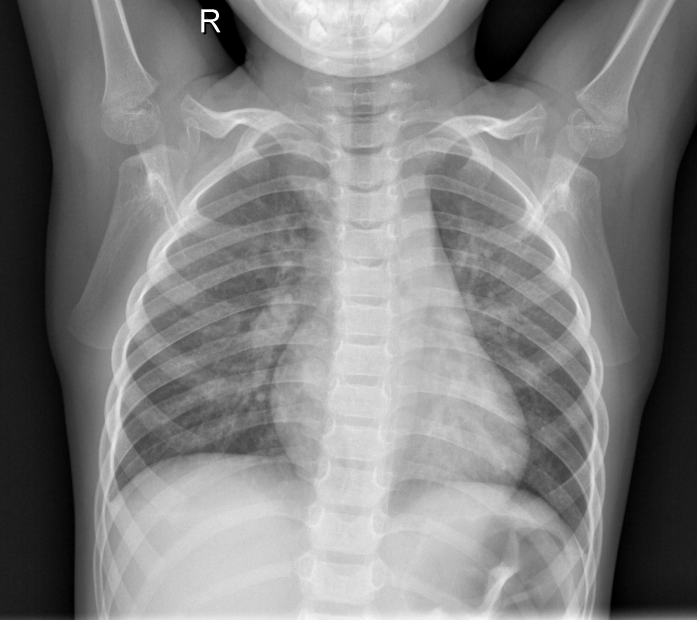
#> input picture datasets/chest_xray/train/NORMAL/IM-0115-0001.jpeg, 2090 x 1858 px, found by its file name (shown at 1/3 size); its folder holds only this picture in this run
$ jupyter execute --allow-errors chest-x-ray-eda.ipynb
#> lines starting #> are read from the running program, lines starting #| are printed output that depends on the picture; long printed decimals are rounded
[cell 1]
# This Python 3 environment comes with many helpful analytics libraries installed
# It is defined by the kaggle/python Docker image: https://github.com/kaggle/docker-python
# For example, here's several helpful packages to load

import numpy as np # linear algebra
import pandas as pd # data processing, CSV file I/O (e.g. pd.read_csv)

# Input data files are available in the read-only "../input/" directory
# For example, running this (by clicking run or pressing Shift+Enter) will list all files under the input directory

# Print first 10 file names as a sample
count = 0
max_files = 10  # Set the maximum number of files to print

#> (the rest of this cell did not finish here and is left out)

[cell 2]
import matplotlib.pyplot as plt
import seaborn as sns
import keras
from keras.models import Sequential
from keras.layers import Dense, Conv2D , MaxPool2D , Flatten , Dropout , BatchNormalization
from keras.preprocessing.image import ImageDataGenerator
from sklearn.model_selection import train_test_split
from sklearn.metrics import classification_report,confusion_matrix
from keras.callbacks import ReduceLROnPlateau
import cv2
import os

[cell 3]
data_path = '/kaggle/input/chestxraydataset/chest_xray/train'

[cell 4]
import random
train_data = []
val_data = []

for folder in os.listdir(data_path):
    folder_path = os.path.join(data_path, folder)
    file = os.listdir(folder_path)
    num_train = int(0.8 * len(file))
    files_train = random.sample(file, num_train)
    files_val = list(set(file) - set(files_train))

    for file in files_train:
        file_path = os.path.join(folder_path, file)
        img = cv2.imread(file_path)
        img = cv2.resize(img, (224,224))
        train_data.append((img, folder))

    for file in files_val:
        file_path = os.path.join(folder_path, file)
        img = cv2.imread(file_path)
#> img is the input picture: shape (1858, 2090, 3); min 0, max 255, mean 128.9
        img = cv2.resize(img, (224,224))
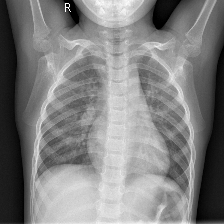
#> img: shape (224, 224, 3); min 0, max 255, mean 128.8
        val_data.append((img, folder))
#> pass 2 of the loop `for folder in os.listdir(data_path):`:
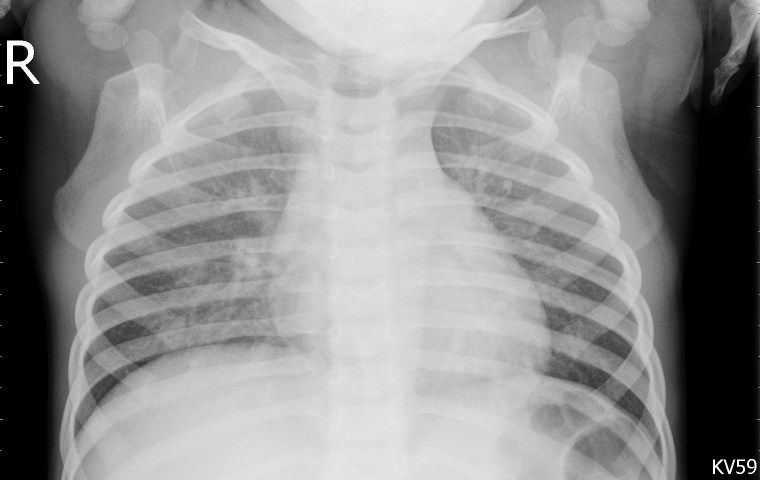
#> input picture datasets/chest_xray/train/PNEUMONIA/person1124_virus_1851.jpeg, 1520 x 960 px, found by its file name (shown at 1/2 size)
#> img is the input picture: shape (960, 1520, 3); min 0, max 255, mean 145.5
#> `img = cv2.resize(img, (224,224))`:
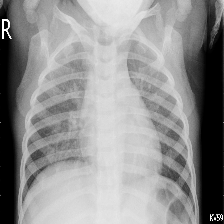
#> img: shape (224, 224, 3); min 0, max 255, mean 145.4

[cell 5]
fig, axes = plt.subplots(2, 4, figsize=(10, 5))
plt.suptitle('Sample Images')

#> (the rest of this cell did not finish here and is left out)

[cell 6]
import pandas as pd
from PIL import Image
import os

data_path = '/kaggle/input/chestxraydataset/chest_xray/train'

# List to store image statistics
widths = []
heights = []
mean_intensities = []

# Iterate over each image in the directory
for folder in os.listdir(data_path):
    folder_path = os.path.join(data_path, folder)
    if os.path.isdir(folder_path):
        for filename in os.listdir(folder_path):
            img_path = os.path.join(folder_path, filename)
            with Image.open(img_path) as img:
                # Get image size
#> img: PIL image 2090x1858 L
                width, height = img.size
#> width = 2090; height = 1858
                widths.append(width)
                heights.append(height)
                # Calculate mean intensity
                mean_intensity = float(img.convert('L').resize((1, 1)).getpixel((0, 0)))
#> mean_intensity = 136
                mean_intensities.append(mean_intensity)
#> pass 2 of the loop `for folder in os.listdir(data_path):`:
#> mean_intensity = 154

# Create a DataFrame to store the image statistics
image_statistics = pd.DataFrame({
    'width': widths,
    'height': heights,
    'mean_intensity': mean_intensities
})
#> image_statistics = table of 2 rows and 3 columns

# Display image statistics
print("Image Statistics:")
print(image_statistics.describe())
#|              width      height  mean_intensity
#| count     2.000     2.000        2.000
#| mean   1805.000  1409.000      145.000
#| std     403.051   634.982       12.728
#| min    1520.000   960.000      136.000
#| 25%    1662.500  1184.500      140.500
#| 50%    1805.000  1409.000      145.000
#| 75%    1947.500  1633.500      149.500
#| max    2090.000  1858.000      154.000
